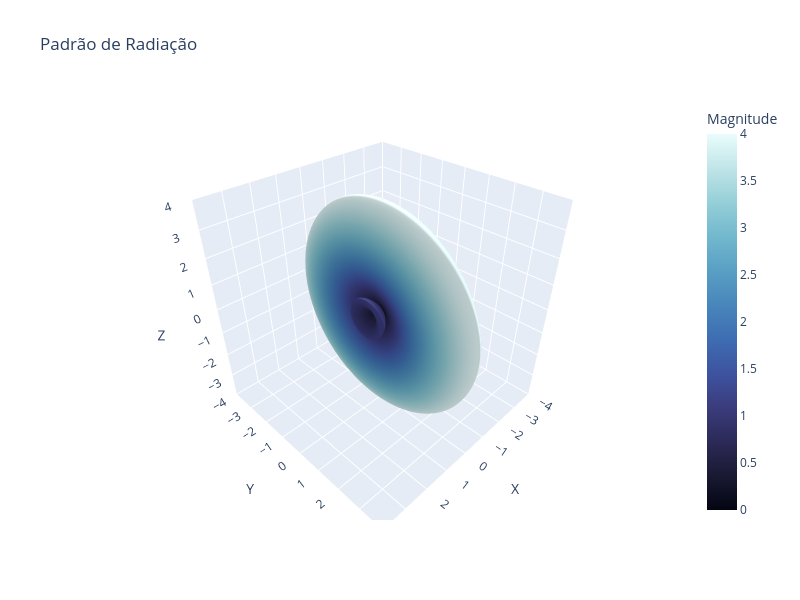

Source (notebook cell):
### Code cell
# array dimensions # "2D"
x,y,z = 4,1,1
# Object array receive: array dimensions and inter element spacing
AA = AntennaArray(XYZ=[x,y,z], d_XYZ=[0.5,0.5,0.5])
# Create a theta phi grid with 1 degree resolution
AA.gridDefault(rev_theta_phi=[[0,181,1],[0,361,1]])
# create a codebook object
CB = codebooks()
# Create codebook for planar array dimension (2d Case)
cw = CB.dft_upa(4, 1)
cd_idx = 0
cw = cw[:,cd_idx].A1 # A1 flatten matrix

# create pattern object
ptr = patterns()
# defines
u = utils(0, 0, 0, ptr.isotropic)
AA.ArrayFactor(cw, u.rotation3D)
#AA.ArrayFactor(cw, ptr.dipole)
AA.plot3D()
#AA.plotCart2Sph()

### Figure 1 — Plotly figure (JSON) as saved in the notebook; plotly's stock layout.template omitted (floating-point values rounded to 4 significant figures; data arrays with more than 128 entries replaced by an {"elided": "..."} marker saying what was removed)
{"data": [{"colorbar": {"title": {"text": "Magnitude"}}, "colorscale": [[0, "rgb(3, 5, 18)"], [0.09091, "rgb(25, 25, 51)"], [0.1818, "rgb(44, 42, 87)"], [0.2727, "rgb(58, 60, 125)"], [0.3636, "rgb(62, 83, 160)"], [0.4545, "rgb(62, 109, 178)"], [0.5455, "rgb(72, 134, 187)"], [0.6364, "rgb(89, 159, 196)"], [0.7273, "rgb(114, 184, 205)"], [0.8182, "rgb(149, 207, 216)"], [0.9091, "rgb(192, 229, 232)"], [1, "rgb(234, 252, 253)"]], "surfacecolor": {"elided": "361x181 float values"}, "type": "surface", "x": {"elided": "361x181 float values"}, "y": {"elided": "361x181 float values"}, "z": {"elided": "361x181 float values"}}], "layout": {"height": 600, "scene": {"aspectmode": "cube", "xaxis": {"range": [-4, 4], "title": {"text": "X"}}, "yaxis": {"range": [-4, 4], "title": {"text": "Y"}}, "zaxis": {"range": [-4, 4], "title": {"text": "Z"}}}, "title": {"text": "Padrão de Radiação"}, "width": 800}}
